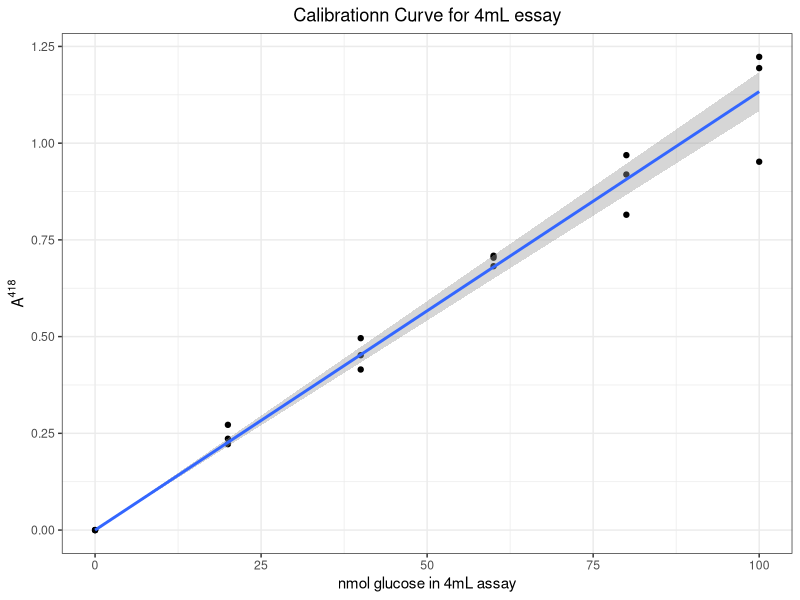
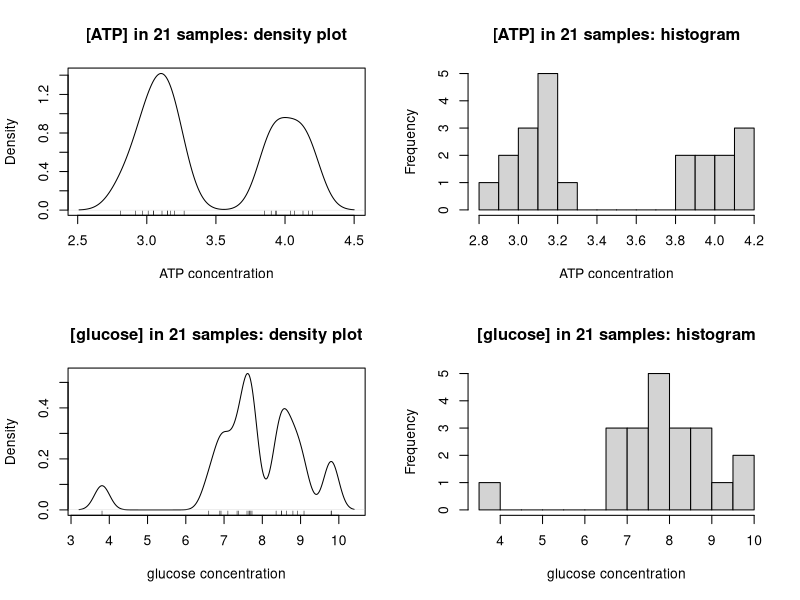
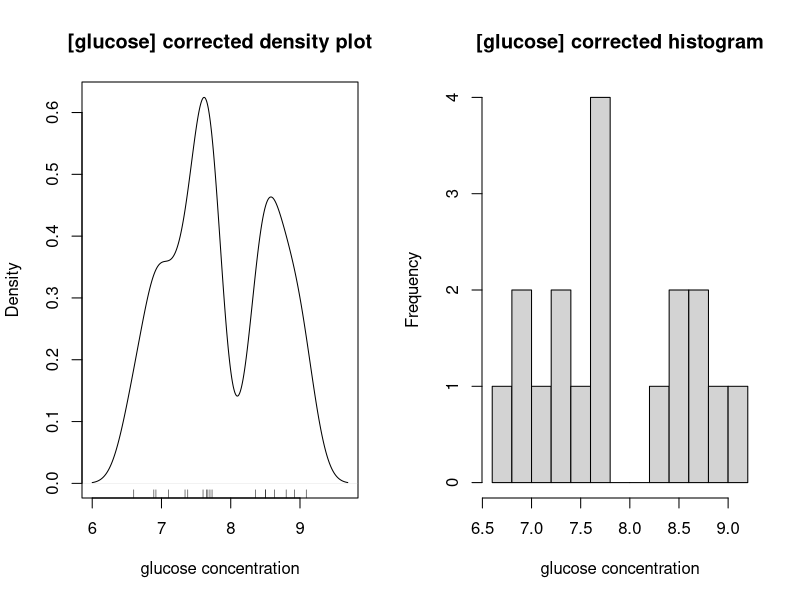

Write the R code that produced these figures, in order.
## ---- chunk 1
knitr::opts_chunk$set(out.width = '100%')
library(tidyverse); library(knitr)
theme_set(theme_bw()+theme(plot.title = element_text(hjust = 0.5)))
# kable <- function(data, ...) {
#   knitr::kable(data, 'latex', booktabs=TRUE, escape = F, align = 'c') %>% kableExtra::kable_styling(position = "center")}
## ---- chunk 2
A <- c(0.503, 0.513, 0.508, 0.525, 0.516)
c_ATP <- A/1.57e4*100*1000
kable(tibble(`$A^{260}_\\text{1:100 dilution}$`=A, `[ATP] of raw sample (mM)`=c_ATP))
## ---- chunk 3
x <- c_ATP; n <- length(x); df <- n - 1; t = qt(0.975, df)
c(mean=mean(x), sd=sd(x), SE=sd(x)/sqrt(n), t = t, `t*SE` = t*sd(x)/sqrt(n))
## ---- chunk 4
n <- 2:8
df <- n - 1
t <- sqrt(25.26 * n)
p <- (1 - pt(t, df)) * 2
names(p) <- paste('n =', n)
round(p, 5)
## ---- chunk 5
A1 <- c(0.952, 0.815, 0.709, 0.496, 0.272, 0)
A2 <- c(1.223, 0.969, 0.704, 0.415, 0.222, 0)
A3 <- c(1.194, 0.919, 0.682, 0.452, 0.236, 0)
A <- c(A1, A2, A3)
glucose = c(100, 80, 60, 40, 20, 0)
kable(tibble(`nmol glucose in 4mL assay` = glucose, `$A^{418}_1$` = A1,
             `$A^{418}_2$` = A2, `$A^{418}_3$` = A3))
## ---- chunk 6
summary(lm(A ~ 0 + rep(glucose, 3)))
## ---- chunk 7
ggplot(data.frame(A, glucose), aes(glucose, A))+
  geom_point()+
  geom_smooth(formula = y ~ 0 + x, method = 'lm')+
  labs(x = 'nmol glucose in 4mL assay', y = expression(A ^ 418),
       title = 'Calibrationn Curve for 4mL essay')
## ---- chunk 8
A <- c(0.863, 0.872, 0.871) # sample absorbance
n <- A/0.01133 # nmol glucose in 1 mL 1:100 dilution
(c_glucose_sample <- n * 1e-9 # converting to mol/mL (1:100 dilution)
       / 1e-3 # converting to M (1:100 dilution)
       * 100 # in M (raw sample)
       * 1e3) # converting to mM (raw sample)
## ---- chunk 9
x <- c_glucose_sample; n <- length(x); df <- n - 1; t = qt(0.975, df)
c(mean=mean(x), sd=sd(x), SE=sd(x)/sqrt(n), t = t, `t*SE` = t * sd(x)/sqrt(n))
## ---- chunk 10
n <- 2:8
df <- n - 1
t <- sqrt(124.7 * n)
p <- (1 - pt(t, df)) * 2
names(p) <- paste('n =', n)
round(p, 5)
## ---- chunk 11
ATP <- c(3.93, 4.04, 3.01, 3.94, 3.20, 3.15, 2.81,       
         4.07, 3.17, 3.05, 4.20, 3.15, 4.17, 3.05,       
         3.90, 2.97, 3.11, 4.13, 3.27, 3.85, 2.92)
ATP_sd <- c(0.164, 0.082, 0.080, 0.080, 0.140, 0.126, 0.139,       
            0.071, 0.140, 0.142, 0.002, 0.012, 0.240, 0.033,       
            0.051, 0.091, 0.187, 0.160, 0.053, 5.e-4, 0.218)
glucose <- c(6.89, 6.92, 8.36, 7.38, 7.10, 7.65, 7.70,         
             9.09, 7.34, 7.60, 8.92, 8.80, 8.50, 6.60,       
             3.81, 9.80, 7.73, 9.80, 7.67, 8.50, 8.63)
glucose_sd <- c(0.0880, 0.0104, 0.1560, 0.0150, 0.0603, 0.5900, 1.4580,        
                0.0470, 0.1640, 0.2810, 0.2500, 0.2000, 0.0010, 0.1180,       
                0.0170, 0.0425, 0.1500, 0.0530, 0.0440, 0.1400, 0.4800)
class_results <- tibble(ATP, ATP_sd, glucose, glucose_sd)
kable(tibble(`ATP conc`=ATP, `ATP sd`=ATP_sd, 
             `Glucose conc`=glucose, `Glucose sd`=glucose_sd))
## ---- chunk 12
op <- par(mfrow=c(2,2))
for(i in c('ATP', 'glucose')){
  main = paste0('[', i, '] in 21 samples:'); xlab <- paste(i, 'concentration')
  {
    plot(density(class_results[[i]], bw = c(ATP = 0.1, glucose = 0.2)[i]), 
         main = paste(main, 'density plot'), xlab = xlab) 
    rug(class_results[[i]])
  }
  {
    hist(class_results[[i]], breaks = 10, main = paste(main, 'histogram'), xlab = xlab)
  }
}
## ---- chunk 13
par(op)
## ---- chunk 14
op <- par(mfrow=c(1,2))
glucose <- glucose[glucose != max(glucose) & glucose != min(glucose)]
main = '[glucose] corrected'; xlab <- 'glucose concentration'
{
  plot(density(glucose, bw = c(ATP = 0.1, glucose = 0.2)[i]), 
       main = paste(main, 'density plot'), xlab = xlab) 
  rug(glucose)
}
{
  hist(glucose, breaks = 10, main = paste(main, 'histogram'), xlab = xlab)
}
## ---- chunk 15
par(op)
## ---- chunk 16
ATP1 <- ATP[ATP < 3.5] # less than 3.5mM, around 3.0mM
ATP2 <- ATP[ATP > 3.5] # more than 3.5mM, around 4.0mM
## ---- chunk 17
x <- ATP1; n <- length(x); df <- n - 1; t = qt(0.975, df)
c(mean=mean(x), sd=sd(x), SE=sd(x)/sqrt(n), t = t, `t*SE` = t*sd(x)/sqrt(n))
## ---- chunk 18
x <- ATP2; n <- length(x); df <- n - 1; t = qt(0.975, df)
c(mean=mean(x), sd=sd(x), SE=sd(x)/sqrt(n), t = t, `t*SE` = t*sd(x)/sqrt(n))
## ---- chunk 19
t.test(ATP1, ATP2)
## ---- chunk 20
t.test(ATP1, mu=3.0)
## ---- chunk 21
t.test(ATP2, mu=4.0)
## ---- chunk 22
glucose1 <- glucose[glucose < 8.0]
glucose2 <- glucose[glucose > 8.0]
## ---- chunk 23
lapply(list(glucose1=glucose1, glucose2=glucose2), function(x){
  n <- length(x); df <- n - 1; t = qt(0.975, df)
  c(mean=mean(x), sd=sd(x), SE=sd(x)/sqrt(n), t = t, `t*SE` = t*sd(x)/sqrt(n))
})
## ---- chunk 24
t.test(glucose1, glucose2)  
## ---- chunk 25
t.test(glucose1, mu=7.0)
## ---- chunk 26
t.test(glucose2, mu=9.0)
## ---- chunk 27
H <- c(14178.5, 13963, 14065, 14356.5, 13809, 14157.5, 13824.5, 14032, 14094.5, 14014)
C <- c(3411, 3472.5, 3386.5, 3516, 3375.5, 3418.5, 3438, 3464.5, 3513.5, 3438.5)
## ---- chunk 28
n <- 10; df <- n-1; t = qt(0.975, df)
lapply(list(`H Channel`=H, `C Channel`=C), function(i){
  c(mean=mean(i), sd=sd(i), SE=sd(i)/sqrt(n), t = t, `t*SE` = t*sd(i)/sqrt(n))
})
## ---- chunk 29
c(H_in_H = mean(c(464814.5, 462463.5, 464775.5)),
  H_in_C = mean(c(14825.5, 15057.5, 14210.0)),
  C_in_H = mean(c(10295, 9842.5, 9922.5)),
  C_in_C = mean(c(47989, 48868.5, 49133.5)))
## ---- chunk 30
c1 <- rnorm(5, 4.0, 3) # 5 times, sd about 3
c2 <- rnorm(6, 4.0, 2) # 6 times, sd about 2
c3 <- rnorm(7, 4.0, 1) # 7 times, sd about 1
## ---- chunk 31
mean(c(c1,c2,c3))
## ---- chunk 32
mean(c(mean(c1),
       mean(c2),
       mean(c3)))
## ---- chunk 33
sd(c(c1, c2, c3))
## ---- chunk 34
mean(c(sd(c1), sd(c2), sd(c3)))
## ---- chunk 35
c(
  mean = mean(c(mean(c1),
       mean(c2),
       mean(c3))),
  sd = sd(c(mean(c1),
     mean(c2),
     mean(c3)))
)
